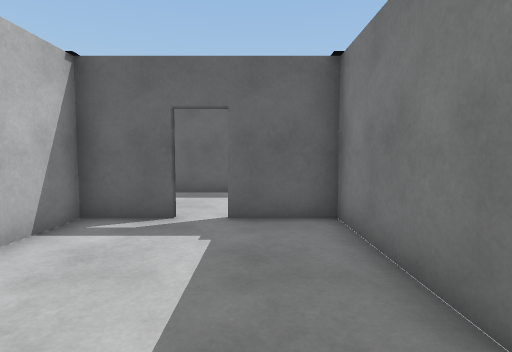
view 1 (above)

22 first-person views from a walk through a scene from a Unity 3-D project. The camera is 1.2 m above the floor, tilts 4° down and sees 80° across. The floor is counted in squares, 1 m on a side. Each view is taken from the middle of a square. On the plan, view 1 faces up. The plan holds only what a view shows up to about 13 squares ahead; the rest is blank. The place goes on beyond the plan. Surface patterns are stand-ins for the level's own textures.

view 2
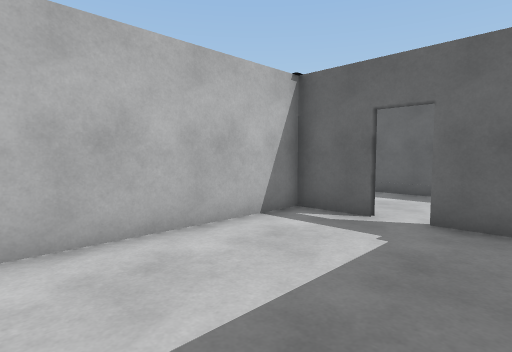

view 3
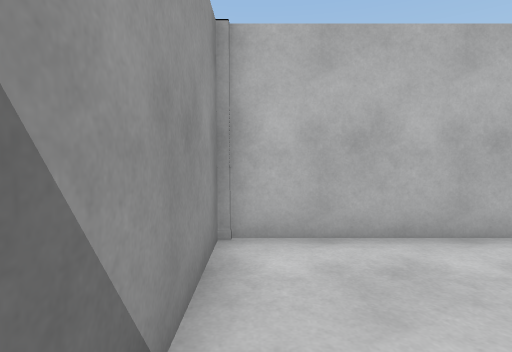

view 4
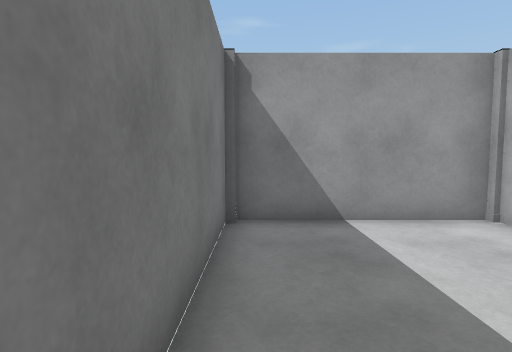

view 5
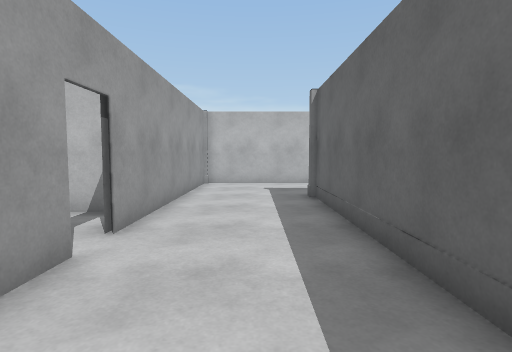

view 6
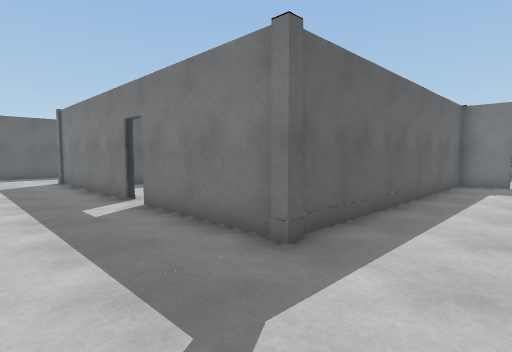

view 7
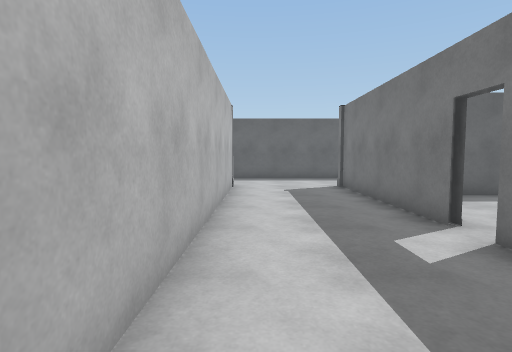

view 8
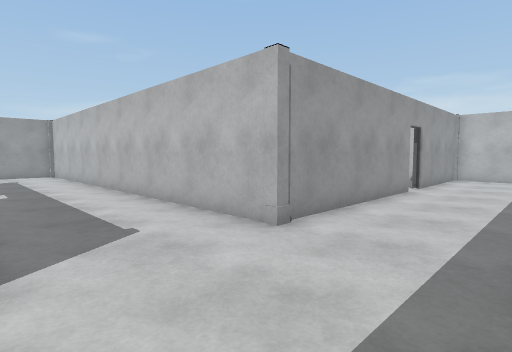

view 9
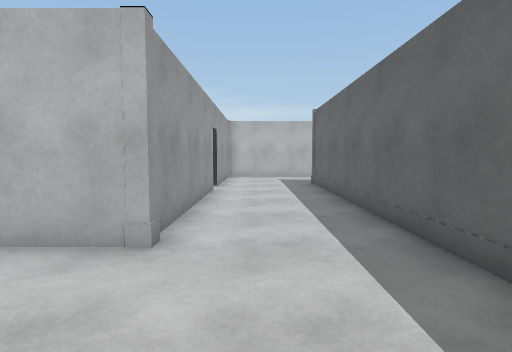

view 10
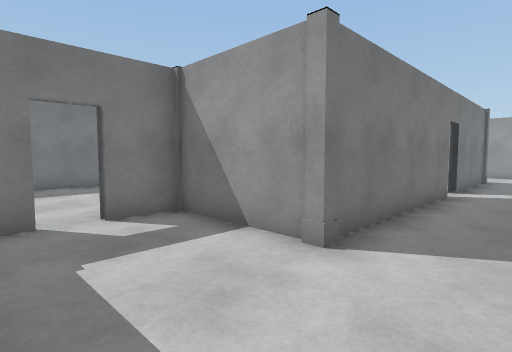

view 11
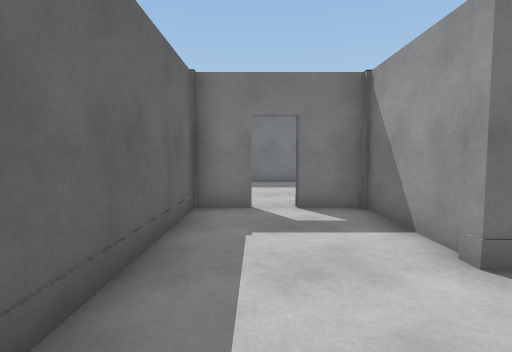

view 12
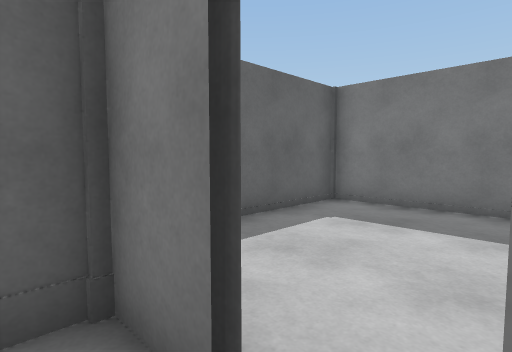

view 13
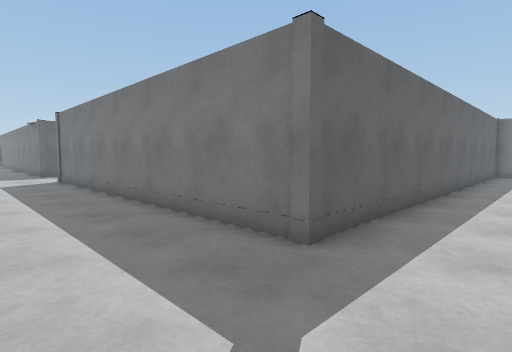

view 14
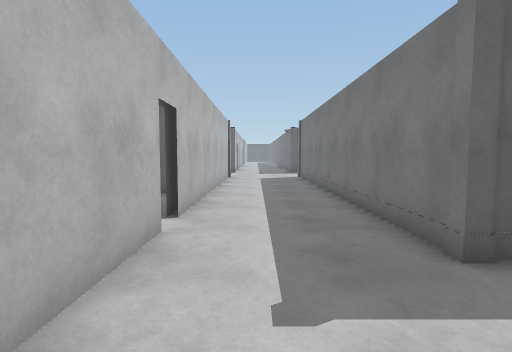

view 15
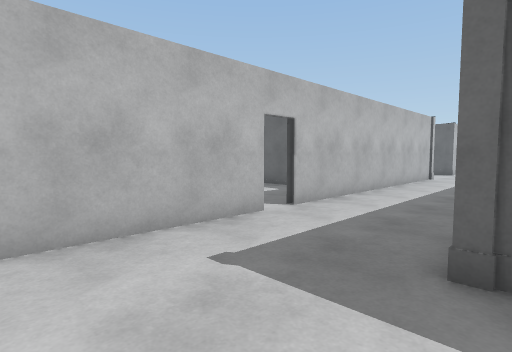

view 16
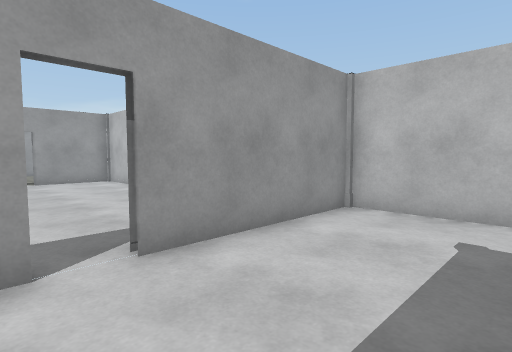

view 17
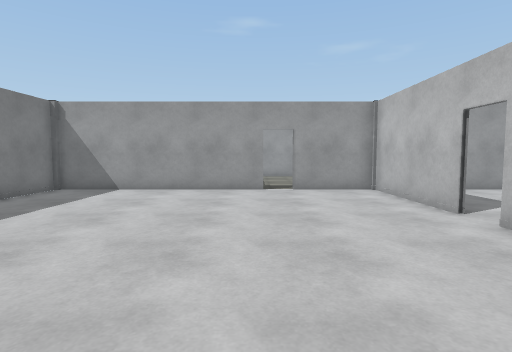

view 18
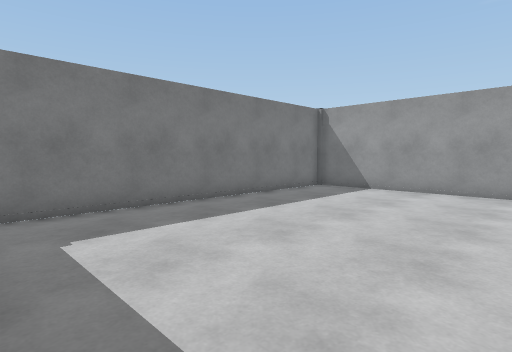

view 19
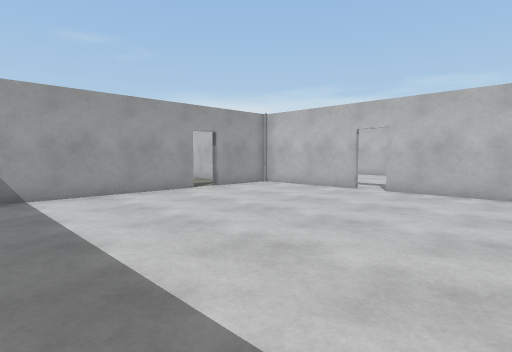

view 20
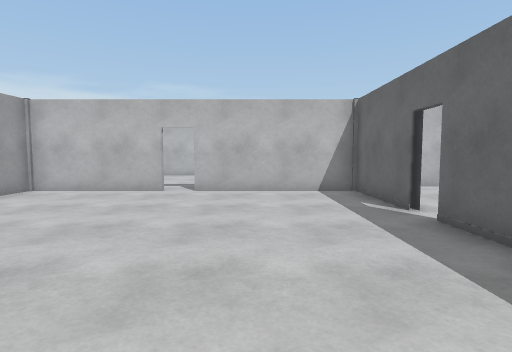

view 21
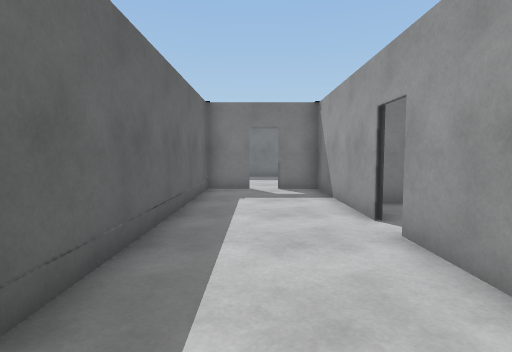

view 22
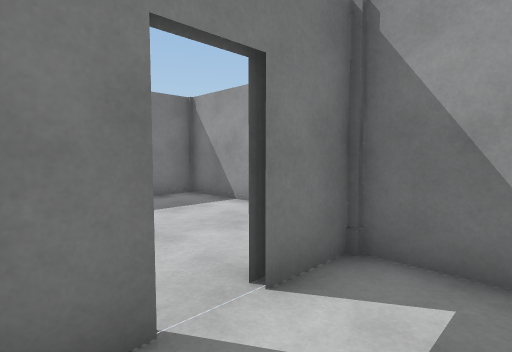

### Floor plan
Points are (right, up) in squares from view 1. A wall is a line through its corners. A room is listed if a view was taken in it or the views show most of it. See-through windows are left out.
Room 1 (views 1, 2, 3, 4)
walls: (-1.5, 5.7) (-3.3, 5.7) (-3.3, -0.5) (1.5, -0.5) (1.5, 5.7) (-0.6, 5.7)
ways out: opening at (-1, 6) to room 2
Room 2 (views 5, 6, 7, 8, 9, 10, 11, 12, 13, 14, 15, 16, 17, 18, 21, 22)
walls: (-5.8, 15) (-5.8, 21.5) (-2.2, 21.5) (-2.2, 23.1); (-5.5, 15) (-5.5, 15.6); (-16.5, 21.5) (-9.9, 21.5) (-9.9, 5.8) (-1.5, 5.8); (-2.2, 24) (-2.2, 25.4) (-18.6, 25.4) (-18.6, 34.5); (-5.5, 12.9) (-5.5, 14.1); (-18.8, 21.3) (-17.5, 21.3); (-5.5, 9.5) (-5.8, 9.5) (-5.8, 14.1); (-22.5, 26.8) (-22.5, 21.5) (-17.5, 21.5); (-22.7, 28.6) (-22.7, 27.8); (-0.6, 5.8) (4.6, 5.8) (4.6, 7.2); (4.6, 8.1) (4.6, 9.7) (-5.8, 9.7); (-22.5, 34.5) (-22.5, 27.8)
ways out: opening at (-1, 6) to room 1; opening at (-17, 21) to room 3; opening at (5, 8); gap at (-2, 23.5); gap at (5, 7)
Room 3 (views 19, 20)
walls: (-21.1, 15) (-21.1, 10.5) (-18.2, 10.5); (-14.9, 21.3) (-16.5, 21.3); (-17.5, 21.3) (-21.1, 21.3) (-21.1, 15.9); (-17.4, 10.5) (-10.1, 10.5) (-10.1, 20.5); (-17.5, 21.5) (-18, 21.5)
ways out: opening at (-17, 21) to room 2; opening at (-18, 10)

Where each view was taken, in squares from view 1:
view 1: 0 up, 0 right, facing up
view 2: 0 up, 1 right, facing up-left
view 3: 0 up, 1 right, facing left
view 4: 5 up, 1 right, facing down
view 5: 8 up, 3 right, facing left
view 6: 7 up, 9 left, facing up-right
view 7: 10 up, 9 left, facing up
view 8: 25 up, 6 left, facing down-left
view 9: 23 up, 6 left, facing left
view 10: 25 up, 8 left, facing down-right
view 11: 24 up, 9 left, facing right
view 12: 23 up, 3 left, facing up-right
view 13: 23 up, 22 left, facing up-right
view 14: 22 up, 21 left, facing up
view 15: 22 up, 18 left, facing up-left
view 16: 25 up, 16 left, facing down-left
view 17: 21 up, 17 left, facing down
view 18: 21 up, 17 left, facing down-right
view 19: 20 up, 11 left, facing down-left
view 20: 18 up, 11 left, facing left
view 21: 8 up, 6 left, facing right
view 22: 25 up, 4 left, facing down-right
